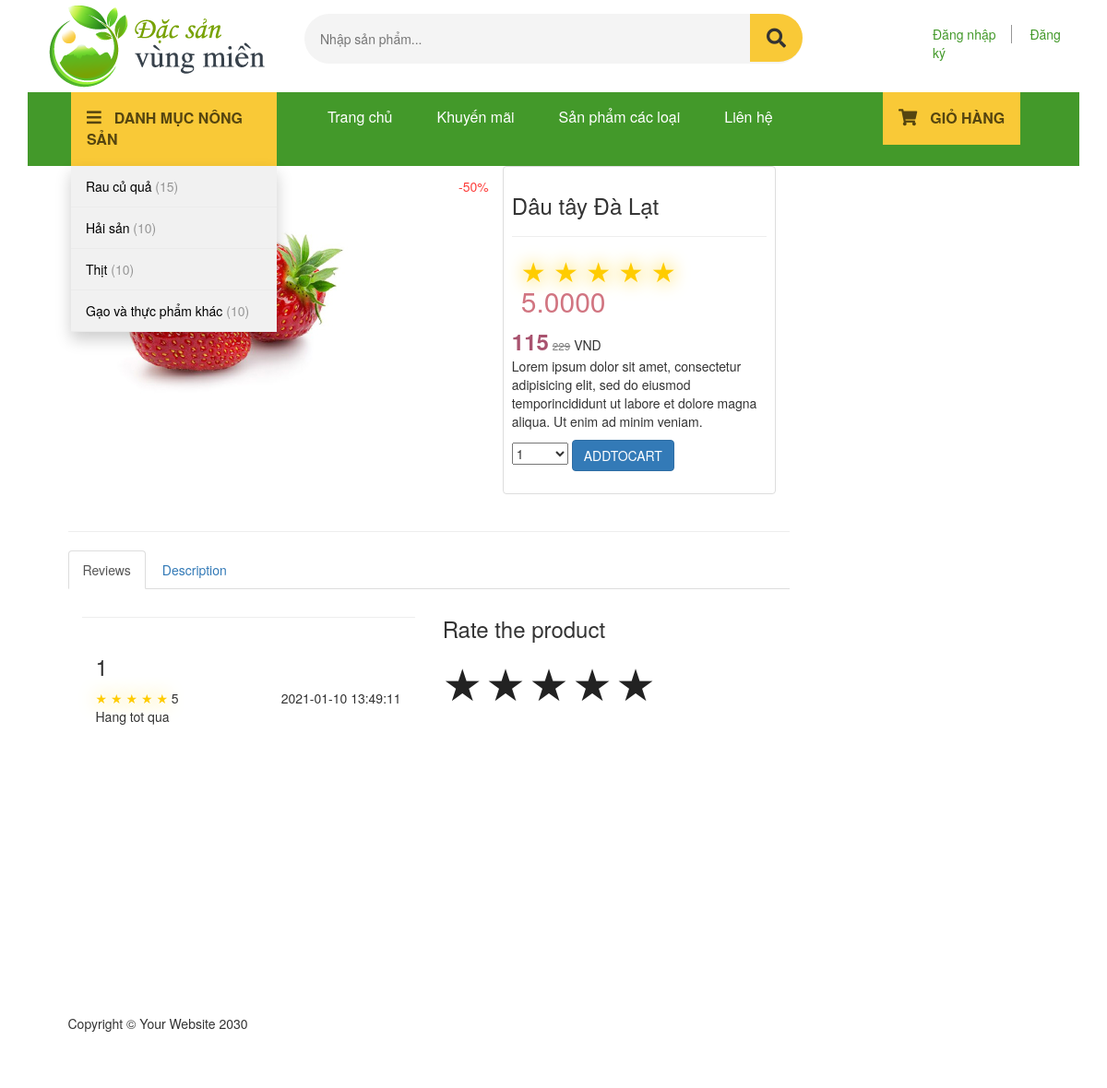
Screenshot of /item.php?id=2 with the database file from the repository.
### tables this page shows
CREATE TABLE `categories` (
  `cat_id` int(11) NOT NULL,
  `cat_title` varchar(255) NOT NULL
);

CREATE TABLE `products` (
  `product_id` int(11) NOT NULL,
  `product_title` varchar(255) NOT NULL,
  `product_category_id` int(11) NOT NULL,
  `is_product_new` tinyint(1) NOT NULL,
  `is_product_sale` tinyint(1) NOT NULL,
  `product_current_price` double NOT NULL,
  `product_original_price` double NOT NULL,
  `product_price_unit` varchar(255) NOT NULL,
  `product_description` text NOT NULL,
  `short_desc` text NOT NULL,
  `product_image` varchar(255) NOT NULL,
  `product_remain` int(11) NOT NULL
);

CREATE TABLE `rating` (
  `rating_id` int(10) NOT NULL,
  `product_id` int(11) NOT NULL,
  `user_id` int(15) NOT NULL,
  `star` int(1) NOT NULL,
  `comment` text NOT NULL,
  `datetime` datetime NOT NULL
);

### resource/functions.php (called while the page is built, shortened)
<?php
function query($sql) {
    global $connection;
    return mysqli_query($connection, $sql);
}
function escape_string($string){
    global $connection;
    return mysqli_real_escape_string($connection, $string);
}
function fetch_array($result){
    return mysqli_fetch_array($result);
}
function update_param($key, $value){
    $params           = array_merge($_GET, array($key => $value));
    $new_query_string = http_build_query($params);
    return $new_query_string;
}
function remove_param($key) {
    $params = $_GET;
    unset($params[$key]);
    $new_query_string = http_build_query($params);
    return $new_query_string;
}
?>

### public/item.php (the view, shortened to what this page needs)
<?php include(TEMPLATE_FRONT . DS . "header.php") ?>
<div class="container">
    <?php
        $query = query("SELECT * FROM product_info WHERE product_id = " . escape_string($_GET['id']));
        $row = fetch_array($query);
        $isNew = $row['is_product_new'];
        $isSale = $row['is_product_sale'];
        $saleRate = round(100 - $row['product_current_price']/$row['product_original_price']*100);
        $productPrice = $row['product_current_price'];
        $originalPrice = $row['product_original_price'];
        $rating = $row['product_star'];
        $shortDesc = $row['short_desc'];
        $productRemain = $row['product_remain'];
    ?>
    <div class="col-md-9">
        <div class="row">
            <div class="col-md-7">
                <div class="img-container img-responsive">
                    <div class="item-header">
                        <div class="is-new" <?php if($isNew){?>style="visibility:visible"<?php }?>>
                        </div>
                        <div class="sale-rate" <?php if($isSale){?>style="visibility:visible"<?php }?>>
                            -<?php echo $saleRate ?>%
                        </div>
                    </div>
                </div>
            </div>
            <div class="col-md-5">
                <div class="thumbnail">
                    <div class="caption-full">
                        <h3><?php echo $row['product_title']; ?></h3>
                        <hr>
                        <div class="ratings">
                            <h2>
                                <span class="rate">
                                    <i class="star1 <?php if($rating>=1){?>active<?php }?>">★</i>
                                    <i class="star2 <?php if($rating>=2){?>active<?php }?>">★</i>
                                    <i class="star3 <?php if($rating>=3){?>active<?php }?>">★</i>
                                    <i class="star4 <?php if($rating>=4){?>active<?php }?>">★</i>
                                    <i class="star5 <?php if($rating>=5){?>active<?php }?>">★</i>
                                </span>
                                <?php echo $rating;?>
                            </h2>
                        </div>
                        <span class="current-price"><?php echo $productPrice; ?></span>
                        <span class="original-price"><?php echo $originalPrice; ?></span>
                        <span> VND</span>
                        <p><?php echo $shortDesc; ?></p>
                        <form action="cart.php" method="POST">
                            <div class="form-group">
                                <select name="number">
                                    <optgroup label="Số lượng">
                                        <?php for ($i = 1; $i <= $productRemain; $i++){?>
                                            <option value=<?php echo $i?>><?php echo $i?></option>
                                        <?php }?>
                                    </optgroup>
                                </select>
                                <input type="submit" class="btn btn-primary" value="ADDTOCART"
                                    <?php if($productRemain <= 0){?> disabled <?php } ?>>
                            </div>
                        </form>
                    </div>
                </div>
            </div>
        </div>
        <hr>
        <div class="row">
            <div role="tabpanel">
                <ul class="nav nav-tabs" role="tablist">
                    <li role="presentation" class="active"><a href="#home" aria-controls="home" role="tab"
                            data-toggle="tab">Reviews</a></li>
                    <li role="presentation"><a href="#profile" aria-controls="profile" role="tab"
                            data-toggle="tab">Description</a></li>
                </ul>
                <div class="tab-content">
                    <div role="tabpanel" class="tab-pane active" id="profile">
                        <div class="col-md-6  scroll-vertical">
                        <?php
                            $query = query("SELECT * FROM rating WHERE product_id = " . escape_string($_GET['id']));
                            while($row = fetch_array($query)):
                                $userID = $row['user_id'];
                                $star = $row['star'];
                                $comment = $row['comment'];
                                $dateTime = $row['datetime']
                        ?>
                            <hr>
                            <div class="row">
                                <div class="col-md-12">
                                    <h3><?php echo $userID ?></h3>
                                    <span class="rate">
                                        <i class="star1 <?php if($star>=1){?>active<?php }?>">★</i>
                                        <i class="star2 <?php if($star>=2){?>active<?php }?>">★</i>
                                        <i class="star3 <?php if($star>=3){?>active<?php }?>">★</i>
                                        <i class="star4 <?php if($star>=4){?>active<?php }?>">★</i>
                                        <i class="star5 <?php if($star>=5){?>active<?php }?>">★</i>
                                    </span>
                                    <?php echo $star ?>
                                    <span class="pull-right"><?php echo $dateTime ?></span>
                                    <p><?php echo $comment ?></p>
                                </div>
                            </div>
                        <?php
                            endwhile;
                        ?>
                        </div>
                        <div class="col-md-6" >
                            <h3>Rate the product</h3>
                            <form action="product_rating.php?<?php echo remove_param("star");?>#rating" class="form-inline" method="post">
                                <div>
                                    <span class="rate">
                                        <a class="star1 <?php if($commentStar>=1){?>active<?php }?>" href="?<?php echo update_param("star",1)?>#rating">★</a>
                                        <a class="star2 <?php if($commentStar>=2){?>active<?php }?>" href="?<?php echo update_param("star",2)?>#rating">★</a>
                                        <a class="star3 <?php if($commentStar>=3){?>active<?php }?>" href="?<?php echo update_param("star",3)?>#rating">★</a>
                                        <a class="star4 <?php if($commentStar>=4){?>active<?php }?>" href="?<?php echo update_param("star",4)?>#rating">★</a>
                                        <a class="star5 <?php if($commentStar>=5){?>active<?php }?>" href="?<?php echo update_param("star",5)?>#rating">★</a>
                                    </span>
                                </div>
                            </form>
                        </div>
                    </div>
                </div>
            </div>
        </div>
    </div>
    <div class="col-md-9">
    </div>
</div>
<?php include(TEMPLATE_FRONT . DS . "footer.php") ?>

### resource/templates/front/header.php (shortened to what this page needs)
<!DOCTYPE html>
<html lang="en">
<head>
    <link href="css/bootstrap.min.css"
    rel="stylesheet" id="bootstrap-css">
    <link rel="stylesheet" href="https://pro.fontawesome.com/releases/v5.10.0/css/all.css"
/>
    <link href="css/shop-homepage.css" rel="stylesheet">
    <link href="css/style.css" rel="stylesheet">
    <link href="css/homepage.css" rel="stylesheet">
</head>
<body>
    <div class="container-fluid">
        <div class="container">
              <div class="_header">
                <div class="row">
                    <div class="col-md-3 site-branding">
                        <a href="index.php">
                          <img src="images/logo.png" alt="Logo">
                        </a>
                    </div>
                    <div class="col-md-6 site-search">
                        <form method="GET" action="">
                            <input type="search" id="product-search-field" class="search-field" placeholder="Nhập sản phẩm...">
                            <button type="submit" value="search"><i class="fas fa-search"></i></button>
                        </form>
                    </div>
                    <div class="col-md-3 sign-in">
                      <a href="login.php" class="sign-up-1">Đăng nhập</a>
                      <a href="" class="sign-up-2">Đăng ký</a>
                    </div>
                </div>
              </div>
              <nav class="container-fluid navbar-expand-lg navbar-light">
                <div class="row">
                    <div class="col-md-3">
                        <div class="dropdown">
                            <div class="dropbtn"><span><i class="fas fa-bars"></i></span>DANH MỤC NÔNG SẢN</div>
                            <div class="dropdown-content">
                            <?php
                                $queryString = "SELECT product_category_id, cat_title, cat_id, COUNT(product_id) AS total FROM products JOIN categories
                                ON categories.cat_id = products.product_category_id GROUP BY product_category_id ";
                                $query = query($queryString);
                                while($row = fetch_array($query)):
                                    $total = $row['total'];
                                    $categoryName = $row['cat_title'];
                                    $categoryID = $row['cat_id'];
                            ?>
                                <a href="category.php?cat=<?php echo $categoryID?>&page=1&filter=0"><?php echo $categoryName?> <span>(<?php echo $total?>)</span></a>
                                <?php endwhile ?>
                            </div>
                        </div>
                    </div>
                    <div class="col-md-6 navbar">
                        <a href="index.php">Trang chủ</a>
                        <a href="news.php">Khuyến mãi</a>
                        <a href="">Sản phẩm các loại</a>
                        <a href="">Liên hệ</a>
                    </div>
                    <div class="col-md-3 shopping-cart">
                        <button class="dropbtn"><span><i class="fas fa-shopping-cart"></i></span>GIỎ HÀNG</button>
                    </div>
                </div>
            </nav>

### public/css/shop-homepage.css (style rules this page uses)
.ratings { padding-right: 10px; padding-left: 10px; color: #d17581; }
.thumbnail { padding: 0; }
.thumbnail .caption-full { padding: 9px; color: #333; }

### public/css/style.css (style rules this page uses)
* { margin: 0; padding: 0; box-sizing: border-box; color: #333333; }
.is-new { visibility: hidden; position: absolute; top: 5px; color: rgb(50, 115, 32); border-top-right-radius: 15px ; border-bottom-right-radius: 15px ; padding-right: 5px; line-height: 30px; }
.sale-rate { visibility: hidden; position: absolute; color: rgb(253, 62, 59); top: 7px; right: 0; border-top-left-radius: 15px ; border-bottom-left-radius: 15px ; padding-left: 5px; line-height: 30px; }
.current-price { color: rgb(169, 83, 111); font-size: x-large; font-weight: 700; }
.original-price { color: gray; font-size: smaller; text-decoration: line-through; }
.rate a, .rate a:hover~a { color: #222; text-shadow: none; transition: color 200ms, text-shadow 200ms; text-decoration: none; transition-delay: 0; font-size: 48px; }
.rate:hover a, .rate .active { color: #fc0; text-shadow: #fc0 0 0 20px; }
.rate i { cursor: pointer; font-style: normal; }
.scroll-vertical { height: 400px; overflow: auto; }

### public/css/homepage.css (style rules this page uses)
* { margin: 0; padding: 0; box-sizing: border-box; }
body { font-size: 14px; color: #333333; }
.container-fluid { padding-left: 0; padding-right: 0; }
.container { width: 95%; margin-left: auto; margin-right: auto; padding-left: 0; padding-right: 0; }
._header { margin-bottom: 0; }
.site-search { position: relative; padding-top: 1.1em; line-height: 1; }
.site-search form input { background: rgb(244, 244, 244); border-radius: 30px; border: 1px solid rgba(0, 0, 0, 0); padding: 16px; width: 100%; }
.site-search form button { position: absolute; height: 75%; background-color: #F9C937; border: none; font-size: 1.5em; color: #554510; width: 10%; border-top-right-radius: 30px; border-bottom-right-radius: 30px; transform: translateX(-100%); }
.sign-in { position: relative; padding-left: 9em; padding-top: 1.1em; margin-top: 1%; }
.sign-up-1 { border-right: 1px solid rgb(150, 150, 150); padding-right: 16px; color: #43992A; }
.sign-up-2 { padding-left: 16px; color: #43992A; }
.navbar { margin-bottom: 0; height: 4em; border-radius: 0; }
.row { margin-left: 0; margin-right: 0; }
.dropbtn { background-color: #f9c937; color: #554510; padding: 17px; font-size: 16px; border: none; font-weight: 600; }
.dropdown { position: relative; display: inline-block; margin-left: 32px; }
.dropdown-content { position: absolute; background-color: #f1f1f1; min-width: 100%; box-shadow: 0px 8px 16px 0px rgba(0, 0, 0, 0.2); z-index: 1; }
.dropdown-content a { color: black; padding: 12px 16px; text-decoration: none; display: block; border-bottom: solid 1px #ebebeb; }
.fa-bars { font-size: 18px; font-weight: 700; margin-right: 14px; color: #554510; }
.dropdown-content span { color: #969696; font-weight: 500; }
.navbar-expand-lg { background-color: #43992A; }
.navbar a { float: left; font-size: 16px; color: white; text-align: left; text-decoration: none; margin: 15px 24px 0 24px; }
.fa-shopping-cart { font-size: 18px; font-weight: 700; margin-right: 14px; color: #554510; }
.shopping-cart { padding-left: 72px; }

### rows the page displays
categories: cat_title "Rau củ quả", total "15"
categories: cat_title "Hải sản", total "10"
categories: cat_title "Thịt", total "10"
categories: cat_title "Gạo và thực phẩm khác", total "10"
products: saleRate "50", product_title "Dâu tây Đà Lạt", product_current_price "115", product_original_price "229", short_desc "Lorem ipsum dolor sit amet, consectetur adipisicing elit, sed do eiusmod temporincididunt ut labore et dolore magna aliqua. Ut enim ad minim veniam.", product_remain "ADDTOCART"
rating: user "1", star "5", datetime "2021-01-10 13:49:11", comment "Hang tot qua"

### other values shown
$rating "5.0000"
form field number "1"
